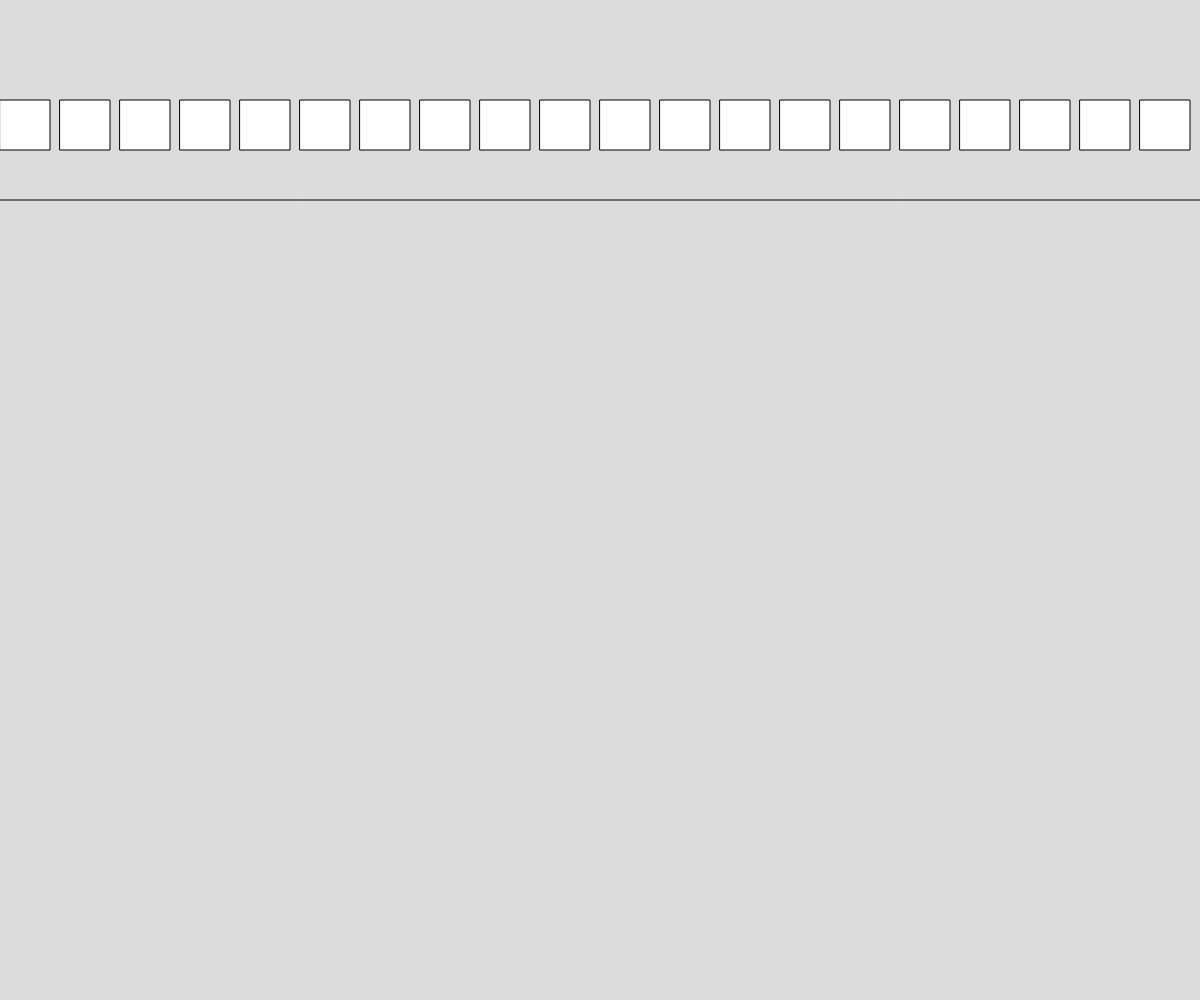
Frame 1 (no input)
Frame 60 (no input): identical to frame 1, image omitted
Frame 120 (the mouse pressed at the canvas centre since frame 60): identical to frame 1, image omitted

The p5.js sketch that drew this single still picture (run headless with seeded random() and noise() and a simulated clock; from frame 60 on, the mouse is pressed at the canvas centre):

// p5.js sketch
// ── sketch.js
function setup() {
  createCanvas(windowWidth, windowHeight);
}

function draw() {
  background(220);
  for(i=0;i<width;i+=60){
    rect(i,100,50)
  }
  line(0,200,width,200)
}
